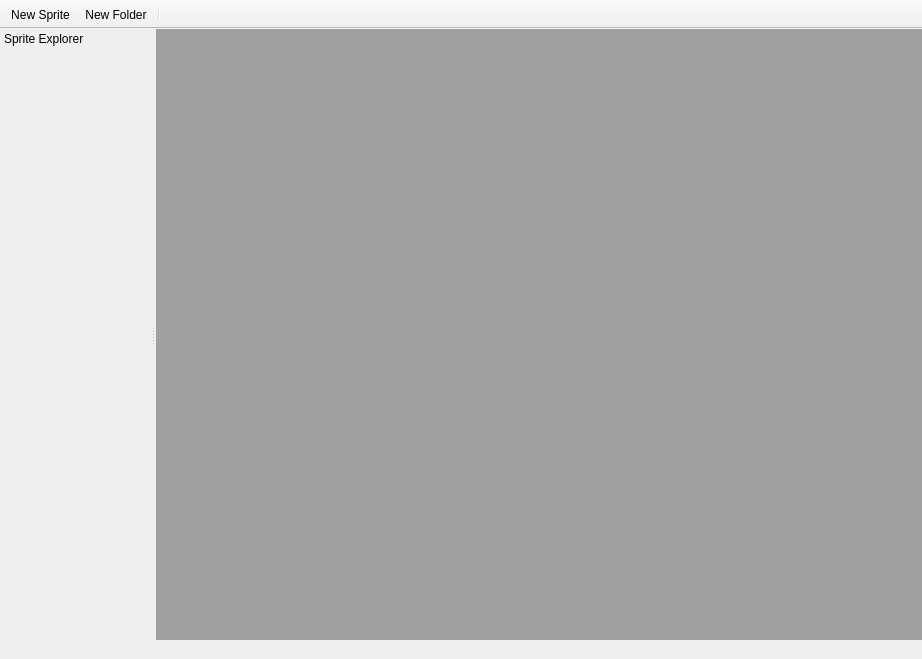
<?xml version="1.0" encoding="UTF-8"?>
<ui version="4.0">
 <class>MainWindow</class>
 <widget class="QMainWindow" name="MainWindow">
  <property name="geometry">
   <rect>
    <x>0</x>
    <y>0</y>
    <width>922</width>
    <height>659</height>
   </rect>
  </property>
  <property name="cursor">
   <cursorShape>ArrowCursor</cursorShape>
  </property>
  <property name="acceptDrops">
   <bool>false</bool>
  </property>
  <property name="windowTitle">
   <string>Moon Pixel</string>
  </property>
  <property name="windowIcon">
   <iconset>
    <normaloff>../icon.ico</normaloff>../icon.ico</iconset>
  </property>
  <property name="toolButtonStyle">
   <enum>Qt::ToolButtonIconOnly</enum>
  </property>
  <property name="tabShape">
   <enum>QTabWidget::Rounded</enum>
  </property>
  <property name="dockNestingEnabled">
   <bool>true</bool>
  </property>
  <property name="unifiedTitleAndToolBarOnMac">
   <bool>false</bool>
  </property>
  <widget class="QWidget" name="centralWidget">
   <property name="sizePolicy">
    <sizepolicy hsizetype="Expanding" vsizetype="Expanding">
     <horstretch>0</horstretch>
     <verstretch>0</verstretch>
    </sizepolicy>
   </property>
   <layout class="QVBoxLayout" name="verticalLayout">
    <property name="spacing">
     <number>0</number>
    </property>
    <property name="leftMargin">
     <number>0</number>
    </property>
    <property name="topMargin">
     <number>0</number>
    </property>
    <property name="rightMargin">
     <number>0</number>
    </property>
    <property name="bottomMargin">
     <number>0</number>
    </property>
    <item>
     <widget class="QMdiArea" name="mdiArea">
      <property name="sizePolicy">
       <sizepolicy hsizetype="Expanding" vsizetype="MinimumExpanding">
        <horstretch>0</horstretch>
        <verstretch>0</verstretch>
       </sizepolicy>
      </property>
      <property name="minimumSize">
       <size>
        <width>1</width>
        <height>1</height>
       </size>
      </property>
      <property name="background">
       <brush brushstyle="SolidPattern">
        <color alpha="255">
         <red>160</red>
         <green>160</green>
         <blue>160</blue>
        </color>
       </brush>
      </property>
      <property name="viewMode">
       <enum>QMdiArea::SubWindowView</enum>
      </property>
      <property name="documentMode">
       <bool>false</bool>
      </property>
      <property name="tabsClosable">
       <bool>false</bool>
      </property>
      <property name="tabsMovable">
       <bool>false</bool>
      </property>
      <property name="tabPosition">
       <enum>QTabWidget::North</enum>
      </property>
     </widget>
    </item>
   </layout>
  </widget>
  <widget class="QMenuBar" name="menuBar">
   <property name="geometry">
    <rect>
     <x>0</x>
     <y>0</y>
     <width>922</width>
     <height>21</height>
    </rect>
   </property>
  </widget>
  <widget class="QDockWidget" name="dockWidgetAssets">
   <property name="sizePolicy">
    <sizepolicy hsizetype="Minimum" vsizetype="Minimum">
     <horstretch>0</horstretch>
     <verstretch>0</verstretch>
    </sizepolicy>
   </property>
   <property name="minimumSize">
    <size>
     <width>150</width>
     <height>44</height>
    </size>
   </property>
   <property name="features">
    <set>QDockWidget::NoDockWidgetFeatures</set>
   </property>
   <property name="allowedAreas">
    <set>Qt::LeftDockWidgetArea|Qt::RightDockWidgetArea</set>
   </property>
   <property name="windowTitle">
    <string>Sprite Explorer</string>
   </property>
   <attribute name="dockWidgetArea">
    <number>1</number>
   </attribute>
   <widget class="PartList" name="partList"/>
  </widget>
  <widget class="QStatusBar" name="statusBar">
   <property name="sizeGripEnabled">
    <bool>false</bool>
   </property>
  </widget>
  <widget class="QToolBar" name="toolBar">
   <property name="windowTitle">
    <string>toolBar</string>
   </property>
   <property name="movable">
    <bool>false</bool>
   </property>
   <property name="floatable">
    <bool>false</bool>
   </property>
   <attribute name="toolBarArea">
    <enum>TopToolBarArea</enum>
   </attribute>
   <attribute name="toolBarBreak">
    <bool>false</bool>
   </attribute>
   <addaction name="actionNewSprite"/>
   <addaction name="actionNewFolder"/>
   <addaction name="separator"/>
  </widget>
  <action name="actionNewSprite">
   <property name="icon">
    <iconset resource="../icons.qrc">
     <normaloff>:/icon/icons/gentleface/doc_plus_icon&amp;16.png</normaloff>:/icon/icons/gentleface/doc_plus_icon&amp;16.png</iconset>
   </property>
   <property name="text">
    <string>New Sprite</string>
   </property>
  </action>
  <action name="actionNewFolder">
   <property name="icon">
    <iconset resource="../icons.qrc">
     <normaloff>:/icon/icons/gentleface/folder_plus_icon&amp;16.png</normaloff>:/icon/icons/gentleface/folder_plus_icon&amp;16.png</iconset>
   </property>
   <property name="text">
    <string>New Folder</string>
   </property>
  </action>
  <zorder>dockWidgetAssets</zorder>
  <zorder>dockWidgetTools</zorder>
 </widget>
 <layoutdefault spacing="6" margin="11"/>
 <customwidgets>
  <customwidget>
   <class>PartList</class>
   <extends>QWidget</extends>
   <header>partlist.h</header>
   <container>1</container>
  </customwidget>
 </customwidgets>
 <resources>
  <include location="../icons.qrc"/>
 </resources>
 <connections/>
 <slots>
  <slot>assetListSelectionChanged()</slot>
  <slot>newPart()</slot>
  <slot>deletePart()</slot>
  <slot>assetViewDoubleClicked(QModelIndex)</slot>
 </slots>
</ui>
